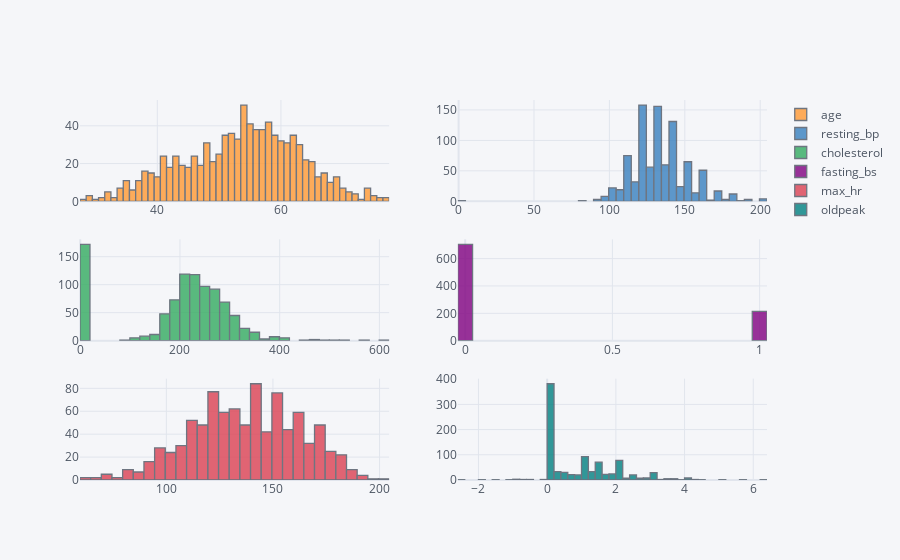

The code cell stored with this chart in its notebook:
### Code cell
df[numerical].iplot(kind='histogram', subplots=True,bins=50)

### Figure 1 — Plotly figure (JSON) as saved in the notebook; plotly's stock layout.template omitted (floating-point values rounded to 4 significant figures; data arrays with more than 128 entries replaced by an {"elided": "..."} marker saying what was removed)
{"data": [{"histfunc": "count", "histnorm": "", "marker": {"color": "rgba(255, 153, 51, 1.0)", "line": {"color": "#4D5663", "width": 1.3}}, "name": "age", "nbinsx": 50, "opacity": 0.8, "orientation": "v", "type": "histogram", "x": {"elided": "918 int values"}, "xaxis": "x", "yaxis": "y"}, {"histfunc": "count", "histnorm": "", "marker": {"color": "rgba(55, 128, 191, 1.0)", "line": {"color": "#4D5663", "width": 1.3}}, "name": "resting_bp", "nbinsx": 50, "opacity": 0.8, "orientation": "v", "type": "histogram", "x": {"elided": "918 int values"}, "xaxis": "x2", "yaxis": "y2"}, {"histfunc": "count", "histnorm": "", "marker": {"color": "rgba(50, 171, 96, 1.0)", "line": {"color": "#4D5663", "width": 1.3}}, "name": "cholesterol", "nbinsx": 50, "opacity": 0.8, "orientation": "v", "type": "histogram", "x": {"elided": "918 int values"}, "xaxis": "x3", "yaxis": "y3"}, {"histfunc": "count", "histnorm": "", "marker": {"color": "rgba(128, 0, 128, 1.0)", "line": {"color": "#4D5663", "width": 1.3}}, "name": "fasting_bs", "nbinsx": 50, "opacity": 0.8, "orientation": "v", "type": "histogram", "x": {"elided": "918 int values"}, "xaxis": "x4", "yaxis": "y4"}, {"histfunc": "count", "histnorm": "", "marker": {"color": "rgba(219, 64, 82, 1.0)", "line": {"color": "#4D5663", "width": 1.3}}, "name": "max_hr", "nbinsx": 50, "opacity": 0.8, "orientation": "v", "type": "histogram", "x": {"elided": "918 int values"}, "xaxis": "x5", "yaxis": "y5"}, {"histfunc": "count", "histnorm": "", "marker": {"color": "rgba(0, 128, 128, 1.0)", "line": {"color": "#4D5663", "width": 1.3}}, "name": "oldpeak", "nbinsx": 50, "opacity": 0.8, "orientation": "v", "type": "histogram", "x": {"elided": "918 float values"}, "xaxis": "x6", "yaxis": "y6"}], "layout": {"barmode": "overlay", "legend": {"bgcolor": "#F5F6F9", "font": {"color": "#4D5663"}}, "paper_bgcolor": "#F5F6F9", "plot_bgcolor": "#F5F6F9", "title": {"font": {"color": "#4D5663"}}, "xaxis": {"anchor": "y", "domain": [0, 0.45], "gridcolor": "#E1E5ED", "showgrid": true, "tickfont": {"color": "#4D5663"}, "title": {"font": {"color": "#4D5663"}, "text": ""}, "zerolinecolor": "#E1E5ED"}, "xaxis2": {"anchor": "y2", "domain": [0.55, 1], "gridcolor": "#E1E5ED", "showgrid": true, "tickfont": {"color": "#4D5663"}, "title": {"font": {"color": "#4D5663"}, "text": ""}, "zerolinecolor": "#E1E5ED"}, "xaxis3": {"anchor": "y3", "domain": [0, 0.45], "gridcolor": "#E1E5ED", "showgrid": true, "tickfont": {"color": "#4D5663"}, "title": {"font": {"color": "#4D5663"}, "text": ""}, "zerolinecolor": "#E1E5ED"}, "xaxis4": {"anchor": "y4", "domain": [0.55, 1], "gridcolor": "#E1E5ED", "showgrid": true, "tickfont": {"color": "#4D5663"}, "title": {"font": {"color": "#4D5663"}, "text": ""}, "zerolinecolor": "#E1E5ED"}, "xaxis5": {"anchor": "y5", "domain": [0, 0.45], "gridcolor": "#E1E5ED", "showgrid": true, "tickfont": {"color": "#4D5663"}, "title": {"font": {"color": "#4D5663"}, "text": ""}, "zerolinecolor": "#E1E5ED"}, "xaxis6": {"anchor": "y6", "domain": [0.55, 1], "gridcolor": "#E1E5ED", "showgrid": true, "tickfont": {"color": "#4D5663"}, "title": {"font": {"color": "#4D5663"}, "text": ""}, "zerolinecolor": "#E1E5ED"}, "yaxis": {"anchor": "x", "domain": [0.7333, 1], "gridcolor": "#E1E5ED", "showgrid": true, "tickfont": {"color": "#4D5663"}, "title": {"font": {"color": "#4D5663"}, "text": ""}, "zerolinecolor": "#E1E5ED"}, "yaxis2": {"anchor": "x2", "domain": [0.7333, 1], "gridcolor": "#E1E5ED", "showgrid": true, "tickfont": {"color": "#4D5663"}, "title": {"font": {"color": "#4D5663"}, "text": ""}, "zerolinecolor": "#E1E5ED"}, "yaxis3": {"anchor": "x3", "domain": [0.3667, 0.6333], "gridcolor": "#E1E5ED", "showgrid": true, "tickfont": {"color": "#4D5663"}, "title": {"font": {"color": "#4D5663"}, "text": ""}, "zerolinecolor": "#E1E5ED"}, "yaxis4": {"anchor": "x4", "domain": [0.3667, 0.6333], "gridcolor": "#E1E5ED", "showgrid": true, "tickfont": {"color": "#4D5663"}, "title": {"font": {"color": "#4D5663"}, "text": ""}, "zerolinecolor": "#E1E5ED"}, "yaxis5": {"anchor": "x5", "domain": [0, 0.2667], "gridcolor": "#E1E5ED", "showgrid": true, "tickfont": {"color": "#4D5663"}, "title": {"font": {"color": "#4D5663"}, "text": ""}, "zerolinecolor": "#E1E5ED"}, "yaxis6": {"anchor": "x6", "domain": [0, 0.2667], "gridcolor": "#E1E5ED", "showgrid": true, "tickfont": {"color": "#4D5663"}, "title": {"font": {"color": "#4D5663"}, "text": ""}, "zerolinecolor": "#E1E5ED"}}}
